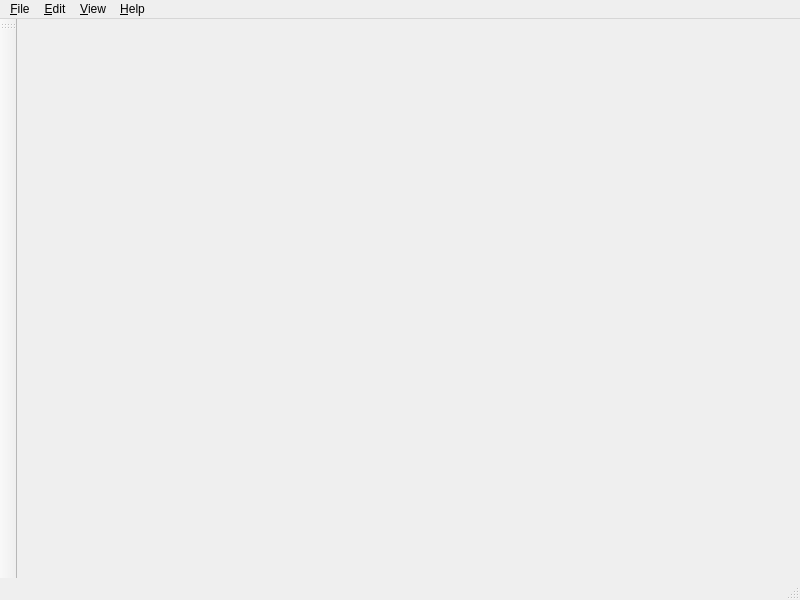
<?xml version="1.0" encoding="UTF-8"?>
<ui version="4.0">
 <class>MainWindow</class>
 <widget class="QMainWindow" name="MainWindow">
  <property name="geometry">
   <rect>
    <x>0</x>
    <y>0</y>
    <width>800</width>
    <height>600</height>
   </rect>
  </property>
  <property name="windowTitle">
   <string>MainWindow</string>
  </property>
  <widget class="QWidget" name="centralwidget"/>
  <widget class="QMenuBar" name="menubar">
   <property name="geometry">
    <rect>
     <x>0</x>
     <y>0</y>
     <width>800</width>
     <height>25</height>
    </rect>
   </property>
   <widget class="QMenu" name="menuFile">
    <property name="title">
     <string>&amp;File</string>
    </property>
    <addaction name="action_New"/>
    <addaction name="action_Open"/>
    <addaction name="action_Save"/>
    <addaction name="actionSave_as"/>
    <addaction name="action_Close"/>
    <addaction name="separator"/>
    <addaction name="action_Import_images"/>
    <addaction name="separator"/>
    <addaction name="action_Quit"/>
   </widget>
   <widget class="QMenu" name="menu_View">
    <property name="title">
     <string>&amp;View</string>
    </property>
    <addaction name="actionZoom_in"/>
    <addaction name="actionZoom_out"/>
    <addaction name="actionFit"/>
    <addaction name="actionZoom_1_1"/>
    <addaction name="separator"/>
    <addaction name="actionNext_Frame"/>
    <addaction name="actionPrevious_Frame"/>
   </widget>
   <widget class="QMenu" name="menu_Edit">
    <property name="title">
     <string>&amp;Edit</string>
    </property>
    <addaction name="actionDelete_last_section"/>
    <addaction name="actionDelete_all_sections"/>
    <addaction name="actionRotate_sections"/>
    <addaction name="actionRestart_current_section"/>
    <addaction name="separator"/>
    <addaction name="actionPreferences"/>
   </widget>
   <widget class="QMenu" name="menu_Help">
    <property name="title">
     <string>&amp;Help</string>
    </property>
    <addaction name="action_About"/>
   </widget>
   <addaction name="menuFile"/>
   <addaction name="menu_Edit"/>
   <addaction name="menu_View"/>
   <addaction name="menu_Help"/>
  </widget>
  <widget class="QStatusBar" name="statusbar"/>
  <widget class="QToolBar" name="toolBar">
   <property name="windowTitle">
    <string>toolBar</string>
   </property>
   <attribute name="toolBarArea">
    <enum>LeftToolBarArea</enum>
   </attribute>
   <attribute name="toolBarBreak">
    <bool>false</bool>
   </attribute>
  </widget>
  <action name="action_New">
   <property name="text">
    <string>&amp;New</string>
   </property>
   <property name="statusTip">
    <string>Create a new working set</string>
   </property>
   <property name="shortcut">
    <string>Ctrl+N</string>
   </property>
  </action>
  <action name="action_Open">
   <property name="text">
    <string>&amp;Open</string>
   </property>
   <property name="statusTip">
    <string>Open a working set </string>
   </property>
   <property name="shortcut">
    <string>Ctrl+O</string>
   </property>
  </action>
  <action name="action_Save">
   <property name="text">
    <string>&amp;Save </string>
   </property>
   <property name="statusTip">
    <string>Save a working set</string>
   </property>
   <property name="shortcut">
    <string>Ctrl+S</string>
   </property>
  </action>
  <action name="actionSave_as">
   <property name="text">
    <string>Save &amp;as</string>
   </property>
   <property name="statusTip">
    <string>Save a working set to a new file</string>
   </property>
   <property name="shortcut">
    <string>Ctrl+A</string>
   </property>
  </action>
  <action name="action_Close">
   <property name="text">
    <string>&amp;Close</string>
   </property>
   <property name="statusTip">
    <string>Close the current working set</string>
   </property>
   <property name="shortcut">
    <string>Ctrl+W</string>
   </property>
  </action>
  <action name="action_Quit">
   <property name="text">
    <string>&amp;Quit</string>
   </property>
   <property name="statusTip">
    <string>Quit the apllication</string>
   </property>
   <property name="shortcut">
    <string>Ctrl+Q</string>
   </property>
  </action>
  <action name="action_Import_images">
   <property name="text">
    <string>&amp;Import images</string>
   </property>
   <property name="statusTip">
    <string>Import images into the current working set</string>
   </property>
   <property name="shortcut">
    <string>Ctrl+I</string>
   </property>
  </action>
  <action name="actionZoom_in">
   <property name="text">
    <string>Zoom in</string>
   </property>
   <property name="statusTip">
    <string>Zoom into the image</string>
   </property>
   <property name="shortcut">
    <string>Ctrl++</string>
   </property>
  </action>
  <action name="actionZoom_out">
   <property name="text">
    <string>Zoom out</string>
   </property>
   <property name="statusTip">
    <string>Zoom out of the image</string>
   </property>
   <property name="shortcut">
    <string>Ctrl+-</string>
   </property>
  </action>
  <action name="actionFit">
   <property name="text">
    <string>Zoom Fit</string>
   </property>
   <property name="statusTip">
    <string>Fit the image into the window</string>
   </property>
   <property name="shortcut">
    <string>Ctrl+F</string>
   </property>
  </action>
  <action name="actionZoom_1_1">
   <property name="text">
    <string>Zoom 1:1</string>
   </property>
   <property name="statusTip">
    <string>Set zoom 1</string>
   </property>
   <property name="shortcut">
    <string>Ctrl+1</string>
   </property>
  </action>
  <action name="actionNext_Frame">
   <property name="text">
    <string>Next Frame</string>
   </property>
   <property name="statusTip">
    <string>Move to next frame in image series</string>
   </property>
  </action>
  <action name="actionPrevious_Frame">
   <property name="text">
    <string>Previous Frame</string>
   </property>
   <property name="statusTip">
    <string>Move to previous frame in image series</string>
   </property>
  </action>
  <action name="actionDelete_last_section">
   <property name="text">
    <string>Delete last section</string>
   </property>
   <property name="statusTip">
    <string>Delete last finished section</string>
   </property>
  </action>
  <action name="actionDelete_all_sections">
   <property name="text">
    <string>Delete all sections</string>
   </property>
   <property name="statusTip">
    <string>Delete all sections in current slice</string>
   </property>
  </action>
  <action name="actionRotate_sections">
   <property name="text">
    <string>Rotate sections</string>
   </property>
   <property name="statusTip">
    <string>Rotate the section identifiers</string>
   </property>
  </action>
  <action name="actionRestart_current_section">
   <property name="text">
    <string>Restart current section</string>
   </property>
   <property name="statusTip">
    <string>Restart the current unfinished section</string>
   </property>
  </action>
  <action name="action_About">
   <property name="text">
    <string>&amp;About</string>
   </property>
  </action>
  <action name="actionPreferences">
   <property name="text">
    <string>Preferences</string>
   </property>
   <property name="statusTip">
    <string>Show and edir application preferences</string>
   </property>
  </action>
 </widget>
 <resources/>
 <connections/>
</ui>
